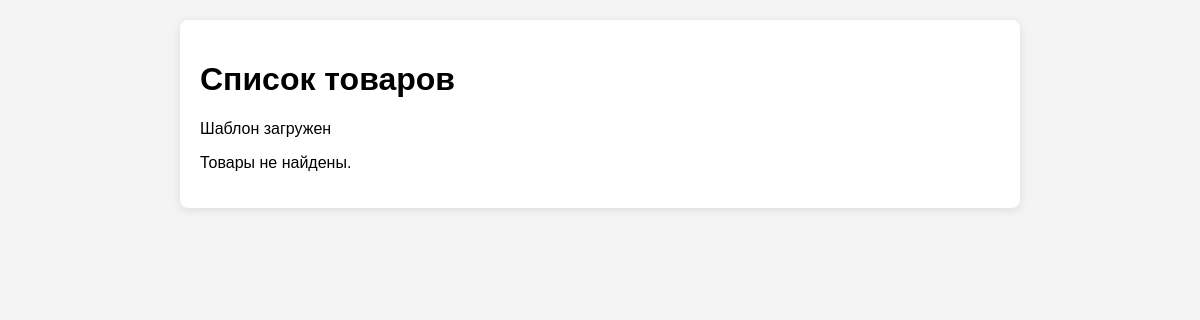
The page /polls/products/ on the database as committed earlier.
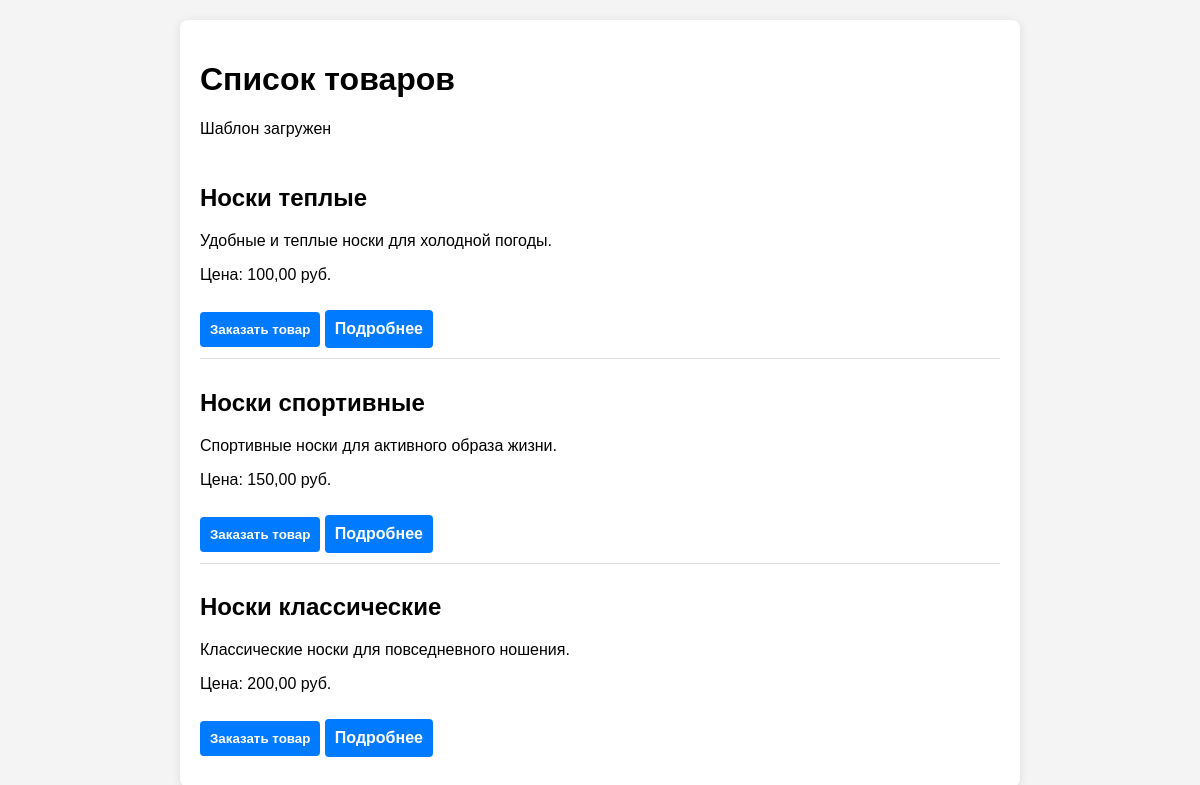
The same page on the database as committed later.
### polls/models.py (models this page shows, shortened)
class Product(models.Model):
    name = models.CharField(max_length=200)
    description = models.TextField()
    price = models.DecimalField(max_digits=10, decimal_places=2)
    stock = models.IntegerField()

### polls/views.py (the view)
# urls.py: path('products/', views.product_list, name='product_list'),
def product_list(request):
    products = Product.objects.all()
    return render(request, 'polls/product_list.html', {'products': products})

### polls/templates/polls/product_list.html (shortened to what this page needs)
<!DOCTYPE html>
<html lang="ru">
<head>
</head>
<body>
    <div class="container">
        <h1>Список товаров</h1>
        <p>Шаблон загружен</p>
        {% for product in products %}
        <div class="product">
            <h2>{{ product.name }}</h2>
            <p>{{ product.description }}</p>
            <p>Цена: {{ product.price }} руб.</p>
            <button class="button" onclick="placeOrder()">Заказать товар</button>
            <a href="{% url 'polls:product_detail' product.id %}" class="button">Подробнее</a>
        </div>
        {% empty %}
        <p>Товары не найдены.</p>
        {% endfor %}
    </div>
</body>
</html>

### polls/templates/polls/product_list.html (style rules this page uses)
body { font-family: Arial, sans-serif; background-color: #f4f4f4; margin: 0; padding: 0; }
.container { max-width: 800px; margin: 20px auto; padding: 20px; background: white; border-radius: 8px; box-shadow: 0 2px 10px rgba(0, 0, 0, 0.1); }
.product { border-bottom: 1px solid #ddd; padding: 10px 0; }
.product:last-child { border-bottom: none; }
.button { margin-top: 10px; padding: 10px; background-color: #007bff; color: white; border: none; border-radius: 4px; cursor: pointer; font-weight: bold; text-decoration: none; display: inline-block; }

Rows that differ between the two databases and show on the page:
added Product: name "Носки теплые", description "Удобные и теплые носки для холодной погоды.", price "100,00"
added Product: name "Носки спортивные", description "Спортивные носки для активного образа жизни.", price "150,00"
added Product: name "Носки классические", description "Классические носки для повседневного ношения.", price "200,00"
Other text that changed with them:
text no longer shown: "Товары не найдены."
